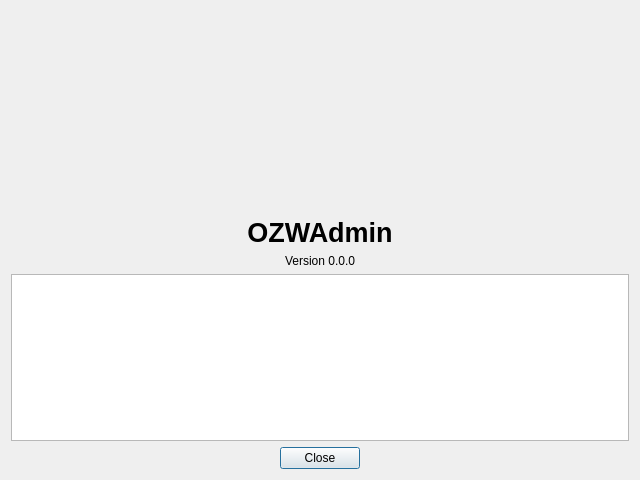
<?xml version="1.0" encoding="UTF-8"?>
<ui version="4.0">
 <class>SplashDialog</class>
 <widget class="QDialog" name="SplashDialog">
  <property name="geometry">
   <rect>
    <x>0</x>
    <y>0</y>
    <width>640</width>
    <height>480</height>
   </rect>
  </property>
  <property name="windowTitle">
   <string>Dialog</string>
  </property>
  <layout class="QVBoxLayout" name="verticalLayout_2">
   <item>
    <layout class="QVBoxLayout" name="verticalLayout">
     <item>
      <layout class="QHBoxLayout" name="horizontalLayout">
       <item>
        <widget class="QLabel" name="label_2">
         <property name="sizePolicy">
          <sizepolicy hsizetype="Fixed" vsizetype="Fixed">
           <horstretch>0</horstretch>
           <verstretch>0</verstretch>
          </sizepolicy>
         </property>
         <property name="minimumSize">
          <size>
           <width>200</width>
           <height>200</height>
          </size>
         </property>
         <property name="maximumSize">
          <size>
           <width>200</width>
           <height>200</height>
          </size>
         </property>
         <property name="text">
          <string/>
         </property>
         <property name="pixmap">
          <pixmap resource="ozwadmin-main.qrc">:/res/ozw_SF2_notext.png</pixmap>
         </property>
         <property name="scaledContents">
          <bool>true</bool>
         </property>
         <property name="alignment">
          <set>Qt::AlignCenter</set>
         </property>
        </widget>
       </item>
      </layout>
     </item>
     <item>
      <widget class="QLabel" name="label">
       <property name="font">
        <font>
         <pointsize>20</pointsize>
         <weight>75</weight>
         <bold>true</bold>
        </font>
       </property>
       <property name="text">
        <string>OZWAdmin</string>
       </property>
       <property name="alignment">
        <set>Qt::AlignCenter</set>
       </property>
      </widget>
     </item>
     <item>
      <widget class="QLabel" name="OZWAdminVersionLbl">
       <property name="text">
        <string>Version 0.0.0</string>
       </property>
       <property name="alignment">
        <set>Qt::AlignCenter</set>
       </property>
      </widget>
     </item>
     <item>
      <widget class="QTextBrowser" name="InfoText">
       <property name="html">
        <string>&lt;!DOCTYPE HTML PUBLIC &quot;-//W3C//DTD HTML 4.0//EN&quot; &quot;http://www.w3.org/TR/REC-html40/strict.dtd&quot;&gt;
&lt;html&gt;&lt;head&gt;&lt;meta name=&quot;qrichtext&quot; content=&quot;1&quot; /&gt;&lt;style type=&quot;text/css&quot;&gt;
p, li { white-space: pre-wrap; }
&lt;/style&gt;&lt;/head&gt;&lt;body style=&quot; font-family:'.SF NS Text'; font-size:13pt; font-weight:400; font-style:normal;&quot;&gt;
&lt;p style=&quot;-qt-paragraph-type:empty; margin-top:0px; margin-bottom:0px; margin-left:0px; margin-right:0px; -qt-block-indent:0; text-indent:0px;&quot;&gt;&lt;br /&gt;&lt;/p&gt;&lt;/body&gt;&lt;/html&gt;</string>
       </property>
      </widget>
     </item>
    </layout>
   </item>
   <item>
    <widget class="QDialogButtonBox" name="buttonBox">
     <property name="orientation">
      <enum>Qt::Horizontal</enum>
     </property>
     <property name="standardButtons">
      <set>QDialogButtonBox::Close</set>
     </property>
     <property name="centerButtons">
      <bool>true</bool>
     </property>
    </widget>
   </item>
  </layout>
 </widget>
 <resources>
  <include location="ozwadmin-main.qrc"/>
 </resources>
 <connections>
  <connection>
   <sender>buttonBox</sender>
   <signal>accepted()</signal>
   <receiver>SplashDialog</receiver>
   <slot>accept()</slot>
   <hints>
    <hint type="sourcelabel">
     <x>248</x>
     <y>254</y>
    </hint>
    <hint type="destinationlabel">
     <x>157</x>
     <y>274</y>
    </hint>
   </hints>
  </connection>
  <connection>
   <sender>buttonBox</sender>
   <signal>rejected()</signal>
   <receiver>SplashDialog</receiver>
   <slot>reject()</slot>
   <hints>
    <hint type="sourcelabel">
     <x>316</x>
     <y>260</y>
    </hint>
    <hint type="destinationlabel">
     <x>286</x>
     <y>274</y>
    </hint>
   </hints>
  </connection>
 </connections>
</ui>
